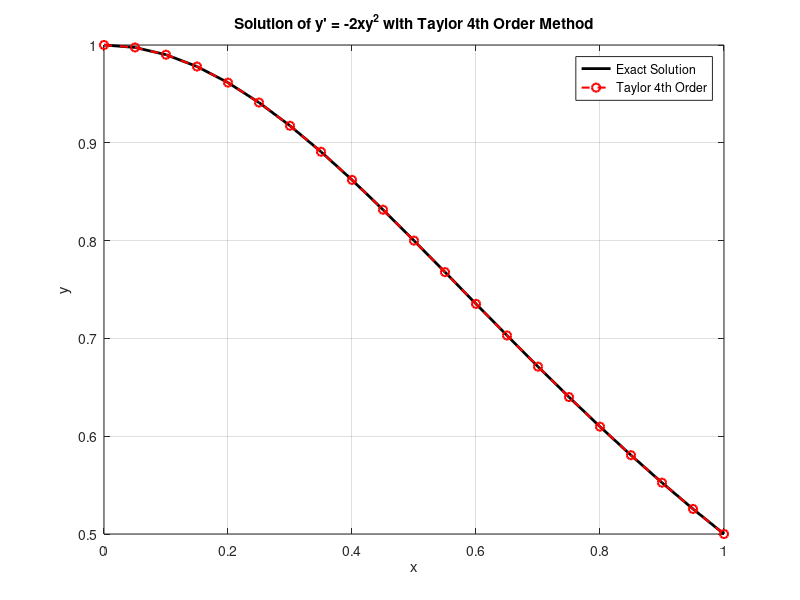

Recreate this plot in MATLAB.
%Taylor Series of order 4
clc; clear;

h = 0.05;               
x = 0:h:1;             
n = length(x);         
y = zeros(1, n);       
y(1) = 1;              


for i = 1:n-1
    xi = x(i);
    yi = y(i);
    
    % y' = -2xy^2
    d1 = -2 * xi * yi^2; 
    
    % y'' = -2y^2 - 4xyy'
    d2 = -2 * yi^2 - 4 * xi * yi * d1; 
    
    % y''' = -8yy' - 4x(y')^2 - 4xyy''
    d3 = -8 * yi * d1 - 4 * xi * d1^2 - 4 * xi * yi * d2; 
    
    % y^(4) = -12(y')^2 - 12yy'' - 12xy'y'' - 4xyy'''
    d4 = -12 * d1^2 - 12 * yi * d2 - 12 * xi * d1 * d2 - 4 * xi * yi * d3; 
    
    y(i+1) = yi + h*d1 + (h^2 / 2)*d2 + (h^3 / 6)*d3 + (h^4 / 24)*d4;
end

y_exact = 1 ./ (1 + x.^2);
error = abs(y_exact - y);

disp('    x        y_Taylor    y_Exact     Error');
disp('-----------------------------------------------');
for i = 1:n
    fprintf('%8.2f %12.6f %12.6f %12.2e\n', x(i), y(i), y_exact(i), error(i));
end

figure;
plot(x, y_exact, 'k-', 'LineWidth', 2);
hold on;
plot(x, y, 'ro--', 'LineWidth', 1.5, 'MarkerSize', 6);
xlabel('x'); ylabel('y');
title("Solution of y' = -2xy^2 with Taylor 4th Order Method")
legend('Exact Solution', 'Taylor 4th Order');
grid on;
